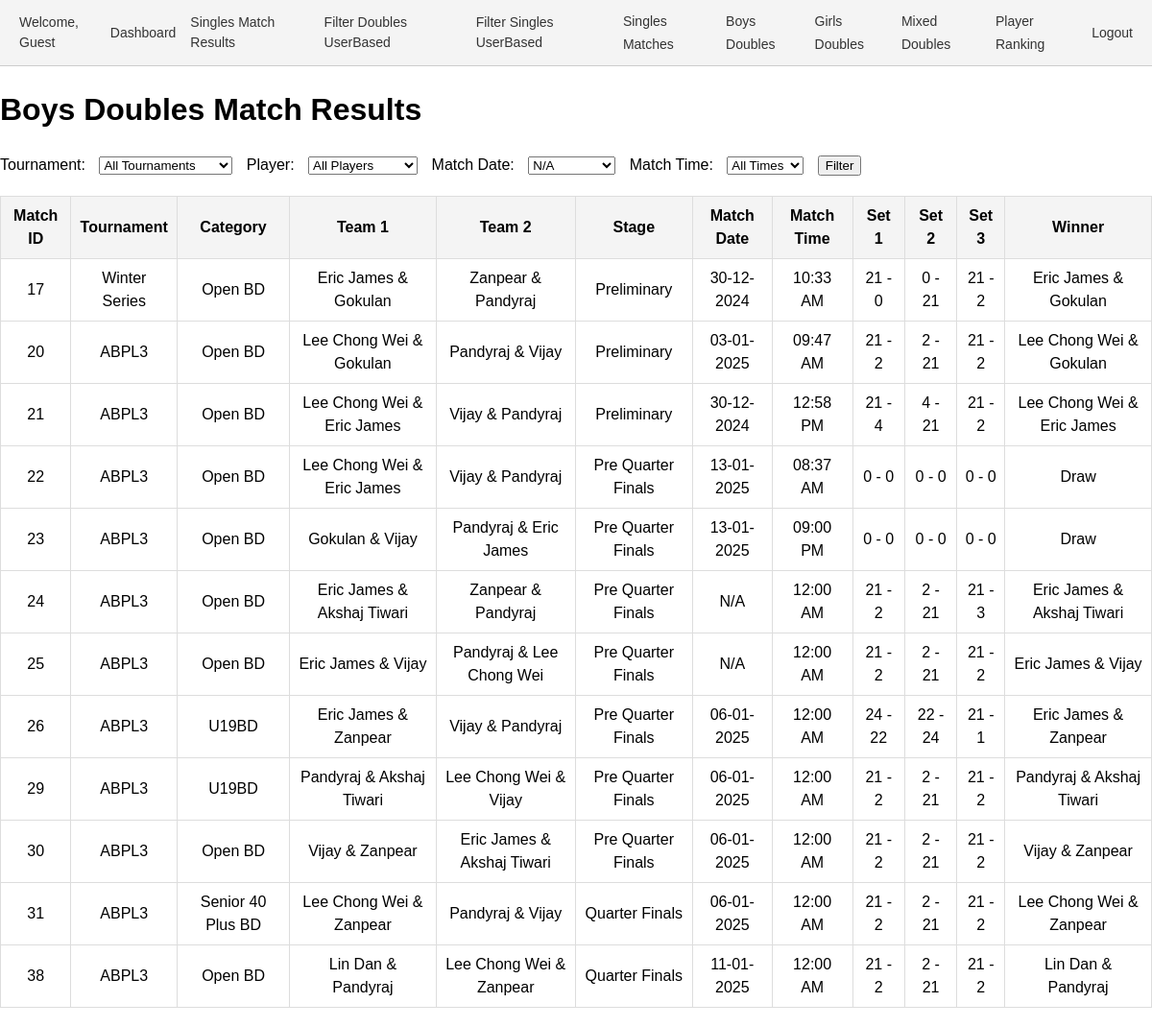
/results_bd.php, run on an earlier commit of the app's database.
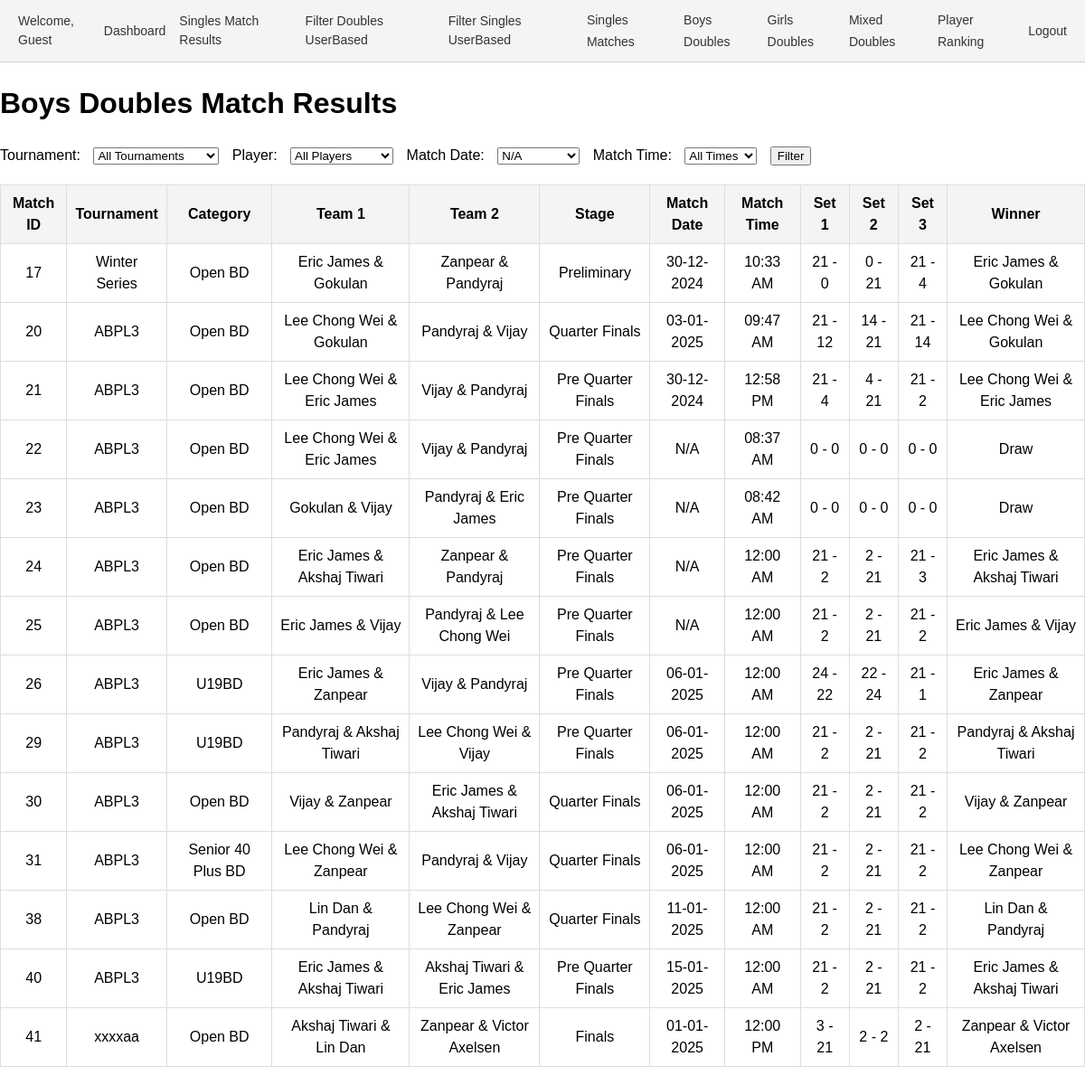
And on a later commit of the database.
### tables this page shows
CREATE TABLE `matches` (
  `id` int(11) NOT NULL,
  `tournament_id` int(11) NOT NULL,
  `category_id` int(11) NOT NULL,
  `pool` enum('A','B') DEFAULT NULL,
  `player1_id` int(11) DEFAULT NULL,
  `player2_id` int(11) DEFAULT NULL,
  `pre_quarter` tinyint(1) DEFAULT 0,
  `quarter` tinyint(1) DEFAULT 0,
  `semi` tinyint(1) DEFAULT 0,
  `final` tinyint(1) DEFAULT 0,
  `set1_player1_points` int(11) DEFAULT 0,
  `set1_player2_points` int(11) DEFAULT 0,
  `set2_player1_points` int(11) DEFAULT 0,
  `set2_player2_points` int(11) DEFAULT 0,
  `set3_player1_points` int(11) DEFAULT 0,
  `set3_player2_points` int(11) DEFAULT 0,
  `created_by` int(11) DEFAULT NULL,
  `stage` enum('Pre Quarter Finals','Quarter Finals','Semifinals','Finals','Preliminary') NOT NULL,
  `match_date` date DEFAULT NULL,
  `match_time` varchar(255) NOT NULL,
  `date` date DEFAULT NULL,
  `team1_player1_id` int(11) NOT NULL DEFAULT 0,
  `team1_player2_id` int(11) NOT NULL DEFAULT 0,
  `team2_player1_id` int(11) DEFAULT 0,
  `team2_player2_id` int(11) DEFAULT 0,
  `set1_team1_points` int(11) NOT NULL DEFAULT 0,
  `set1_team2_points` int(11) DEFAULT 0,
  `set2_team1_points` int(11) DEFAULT 0,
  `set2_team2_points` int(11) DEFAULT 0,
  `set3_team1_points` int(11) DEFAULT 0,
  `set3_team2_points` int(11) DEFAULT 0,
  `player3_id` int(11) DEFAULT NULL,
  `player4_id` int(11) DEFAULT NULL,
  `deleted_at` datetime DEFAULT NULL
);

CREATE TABLE `tournaments` (
  `id` int(11) NOT NULL,
  `name` varchar(255) NOT NULL,
  `created_by` int(11) DEFAULT NULL,
  `year` int(11) NOT NULL DEFAULT year(curdate()),
  `moderated_by` int(11) DEFAULT NULL
);

CREATE TABLE `categories` (
  `id` int(11) NOT NULL,
  `name` varchar(255) NOT NULL,
  `created_by` int(11) NOT NULL,
  `age_group` varchar(255) DEFAULT NULL,
  `sex` varchar(10) DEFAULT NULL,
  `type` enum('singles','doubles','mixed doubles') DEFAULT 'singles',
  `tournament_id` int(11) NOT NULL
);

### results_bd.php (the view, shortened to what this page needs)
<?php include 'header.php'; ?>
<?php
require_once 'conn.php';
$conn = new mysqli($servername, $username, $password, $dbname);
$match_date = $_GET['match_date'] ?? '';
$dates = $conn->query("SELECT DISTINCT match_date FROM matches ORDER BY match_date");
$query = "
    SELECT
        m.id AS match_id,
        t.name AS tournament_name,
        c.name AS category_name,
        c.type AS category_type, /* Singles, Doubles, or Mixed Doubles */
        p1.name AS team1_player1_name,
        p2.name AS team1_player2_name,
        p3.name AS team2_player1_name,
        p4.name AS team2_player2_name,
        m.stage,
        m.match_date,
        m.match_time,
        m.set1_team1_points,
        m.set1_team2_points,
        m.set2_team1_points,
        m.set2_team2_points,
        m.set3_team1_points,
        m.set3_team2_points
    FROM matches m
    INNER JOIN tournaments t ON m.tournament_id = t.id
    INNER JOIN categories c ON m.category_id = c.id
    LEFT JOIN players p1 ON m.team1_player1_id = p1.id
    LEFT JOIN players p2 ON m.team1_player2_id = p2.id
    LEFT JOIN players p3 ON m.team2_player1_id = p3.id
    LEFT JOIN players p4 ON m.team2_player2_id = p4.id
    WHERE c.type = 'doubles' AND c.sex = 'M' /* Filter only doubles and male categories */
";
$query .= " ORDER BY m.id";
$result = $conn->query($query);
?>
<!DOCTYPE html>
<html lang="en">
<head>
</head>
<body>
    <h1>Boys Doubles Match Results</h1>
    <form method="get">
        <label for="tournament_id">Tournament:</label>
        <select name="tournament_id" id="tournament_id">
            <option value="">All Tournaments</option>
        </select>
        <label for="player_id">Player:</label>
        <select name="player_id" id="player_id">
            <option value="">All Players</option>
        </select>
        <label for="match_date">Match Date:</label>
        <select name="match_date" id="match_date">
            <?php while ($row = $dates->fetch_assoc()): ?>
                <option value="<?= $row['match_date'] ?>" <?= $match_date == $row['match_date'] ? 'selected' : '' ?>>
                    <?= $row['match_date'] ? date("d-m-Y", strtotime($row['match_date'])) : 'N/A' ?>
                </option>
            <?php endwhile; ?>
        </select>
        <label for="datetime">Match Time:</label>
        <select name="datetime" id="datetime">
            <option value="">All Times</option>
        </select>
        <button type="submit">Filter</button>
    </form>
    <?php if ($result->num_rows > 0): ?>
        <table>
            <tr>
                <th>Match ID</th>
                <th>Tournament</th>
                <th>Category</th>
                <th>Team 1</th>
                <th>Team 2</th>
                <th>Stage</th>
                <th>Match Date</th>
                <th>Match Time</th>
                <th>Set 1</th>
                <th>Set 2</th>
                <th>Set 3</th>
                <th>Winner</th>
            </tr>
            <?php while ($row = $result->fetch_assoc()):
                $team1 = $row['team1_player1_name'] . " & " . $row['team1_player2_name'];
                $team2 = $row['team2_player1_name'] . " & " . $row['team2_player2_name'];
                $team1_total = $row['set1_team1_points'] + $row['set2_team1_points'] + $row['set3_team1_points'];
                $team2_total = $row['set1_team2_points'] + $row['set2_team2_points'] + $row['set3_team2_points'];
                $winner = $team1_total > $team2_total ? $team1 : ($team1_total < $team2_total ? $team2 : 'Draw');
            ?>
                <tr>
                    <td><?= $row['match_id'] ?></td>
                    <td><?= $row['tournament_name'] ?></td>
                    <td><?= $row['category_name'] ?></td>
                    <td><?= $team1 ?></td>
                    <td><?= $team2 ?></td>
                    <td><?= $row['stage'] ?></td>
                    <td><?= $row['match_date'] ? date("d-m-Y", strtotime($row['match_date'])) : 'N/A' ?></td>
                    <td><?= $row['match_time'] ? date("h:i A", strtotime($row['match_time'])) : 'N/A' ?></td>
                    <td><?= $row['set1_team1_points'] . ' - ' . $row['set1_team2_points'] ?></td>
                    <td><?= $row['set2_team1_points'] . ' - ' . $row['set2_team2_points'] ?></td>
                    <td><?= $row['set3_team1_points'] . ' - ' . $row['set3_team2_points'] ?></td>
                    <td><?= $winner ?></td>
                </tr>
            <?php endwhile; ?>
        </table>
    <?php else: ?>
        <p>No matches found for the selected filters.</p>
    <?php endif; ?>
</body>
</html>

### header.php (shortened to what this page needs)
<?php
$logged_in_user = isset($_SESSION['username']) ? $_SESSION['username'] : 'Guest';
?>
<!DOCTYPE html>
<html lang="en">
<head>
</head>
<body>
    <div class="header">
        <div class="welcome">
            <span>Welcome, <?= htmlspecialchars($logged_in_user) ?></span>
        </div>
        <div class="links">
            <a href="dashboard.php">Dashboard</a>
            <a href="results.php">Singles Match Results</a>
            <a href="filter_doubles_userbased.php">Filter Doubles UserBased</a>
            <a href="filter_singles_userbased.php">Filter Singles UserBased</a>
            <div class="dropdown">
                <a href="#">Singles Matches</a>
            </div>
            <div class="dropdown">
                <a href="#">Boys Doubles</a>
            </div>
            <div class="dropdown">
                <a href="#">Girls Doubles</a>
            </div>
            <div class="dropdown">
                <a href="#">Mixed Doubles</a>
            </div>
            <div class="dropdown">
                <a href="#">Player Ranking</a>
            </div>
            <a href="logout.php">Logout</a>
        </div>
    </div>
</body>
</html>

### header.php (style rules this page uses)
body { margin: 0; padding: 0; font-family: Arial, sans-serif; line-height: 1.5; }
.header { display: flex; justify-content: space-between; align-items: center; background-color: #f4f4f4; padding: 10px 20px; border-bottom: 1px solid #ccc; }
.header .welcome { font-size: 14px; color: #333; }
.header .links { display: flex; gap: 15px; align-items: center; }
.header .links a { text-decoration: none; color: #333; font-size: 14px; }
.dropdown { position: relative; }

### results_bd.php (style rules this page uses)
body { font-family: Arial, sans-serif; margin: 0px; }
table { width: 100%; border-collapse: collapse; margin: 20px 0; }
th, td { border: 1px solid #ddd; padding: 8px; text-align: center; }
th { background-color: #f4f4f4; }
form { margin-bottom: 20px; }
label, select, button { margin-right: 10px; }

What changed in the data, as far as the page shows it:
changed matches "Preliminary": set3_team2_points "2" → "4"
changed matches "09:47 AM": stage "Preliminary" → "Quarter Finals"; set1_team2_points "2" → "12"; set2_team1_points "2" → "14"; set3_team2_points "2" → "14"
changed matches "12:58 PM": stage "Preliminary" → "Pre Quarter Finals"
changed matches "08:37 AM": match_date "13-01-2025" → (not shown); now shows "N/A"
changed matches id 23: match_time "09:00 PM" → "08:42 AM"; match_date "13-01-2025" → (not shown); now shows "N/A"
changed matches id 30: stage "Pre Quarter Finals" → "Quarter Finals"
added matches: id "40", tournament.name "ABPL3", category.name "U19BD", team1 "Eric James & Akshaj Tiwari", team2 "Akshaj Tiwari & Eric James", stage "Pre Quarter Finals", match_date "15-01-2025", match_time "12:00 AM", set1_team1_points "21", set1_team2_points "2", set2_team1_points "2", set2_team2_points "21", set3_team1_points "21", set3_team2_points "2", winner "Eric James & Akshaj Tiwari"
added matches: id "41", tournament.name "xxxxaa", category.name "Open BD", team1 "Akshaj Tiwari & Lin Dan", team2 "Zanpear & Victor Axelsen", stage "Finals", match_date "01-01-2025", match_time "12:00 PM", set1_team1_points "3", set1_team2_points "21", set2_team1_points "2", set2_team2_points "2", set3_team1_points "2", set3_team2_points "21", winner "Zanpear & Victor Axelsen"
